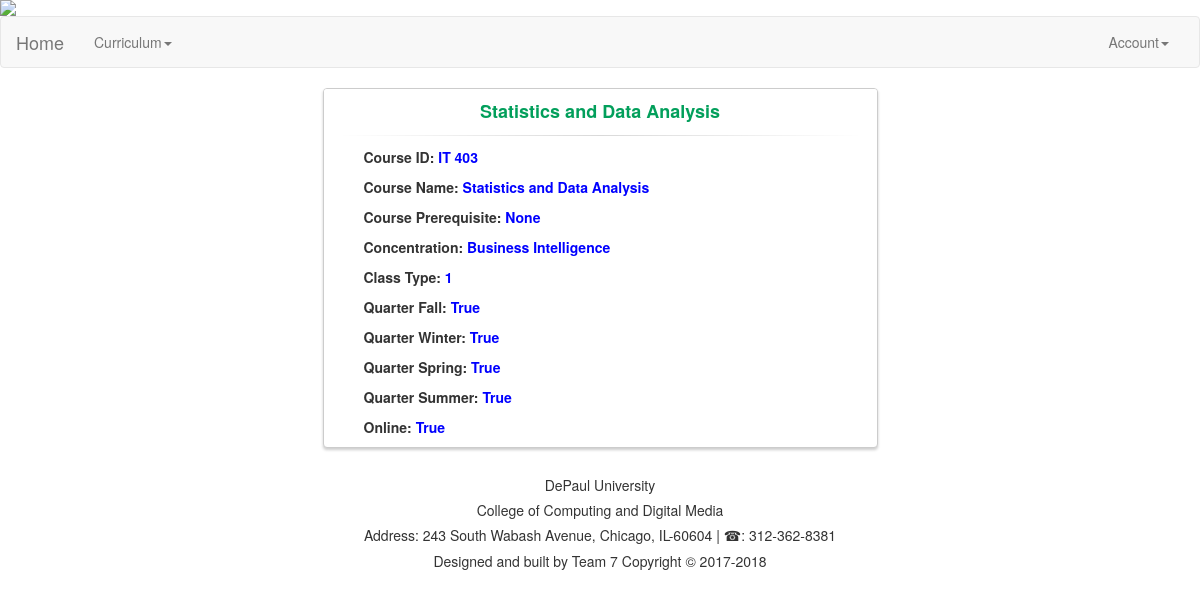
The app's page /isdetail/53/ with its own data.
### courses/is_models.py (models this page shows, shortened)
class IS_Course(models.Model):
    is_course_id = models.CharField(max_length=120)
    is_course_name = models.CharField(max_length=120)
    is_pre_req = models.CharField(max_length=120)
    is_cons = models.CharField(max_length=120)
    is_class_type = models.CharField(max_length=120)
    fall = models.BooleanField()
    winter = models.BooleanField()
    spring = models.BooleanField()
    summer = models.BooleanField()
    online = models.BooleanField()

### courses/views.py (the view, shortened to what this page needs)
# urls.py: url(r'^isdetail/(?P<id>\d+)/$', is_course_detail, name='ISdetail'),
def is_course_detail(request, id):
	instance = get_object_or_404(IS_Course, id=id)
	context = {
		"title" : instance.is_course_name,
		"instance": instance
	}
	return render(request, "is_detail.html", context)

### templates/is_detail.html (shortened to what this page needs)
<!DOCTYPE html>
<html lang="en">
  <head>
    <link rel="stylesheet" href="https://maxcdn.bootstrapcdn.com/bootstrap/3.3.7/css/bootstrap.min.css">
  </head>
      <img src='https://quikpayasp.com/depaul/quikpay/etc/image/upload/DePaul%20banner_1280.jpg' height=" "100%" width="100%"class='img-responsive'/>
    <nav class="navbar navbar-default">
      <div class="container-fluid">
        <div class="navbar-header">
          <a class="navbar-brand" href="/home">Home</a>
        </div>
        <div class="collapse navbar-collapse" id="bs-example-navbar-collapse-1">
          <ul class="nav navbar-nav">
            <li class="dropdown">
              <a href="#" class="dropdown-toggle" data-toggle="dropdown" role="button" aria-haspopup="true" aria-expanded="false">Curriculum<span class="caret"></span></a>
            </li>
          </ul>
          <ul class="nav navbar-nav navbar-right">
            <li class="dropdown">
              <a href="#" class="dropdown-toggle" data-toggle="dropdown" role="button" aria-haspopup="true" aria-expanded="false">Account<span class="caret"></span></a>
            </li>
          </ul>
        </div>
      </div>
    </nav>
    <div class="container">
      <div class="row">
      <div class="col-md-6 col-md-offset-3">
        <div class="panel panel-login">
          <div class="panel-heading">
            <div class="row">
              <div align="center">
                <a class="active" id="login-form-link">{{title}}</a>
              </div>
            </div>
            <hr>
          </div>
<ul>
	<p><b> Course ID:  <font color="blue">{{instance.is_course_id}}</p></font></b>
	<p><b> Course Name:  <font color="blue"> {{instance.is_course_name}}</p></font>
  <p><b> Course Prerequisite:  <font color="blue">
  {{instance.is_pre_req}}</p></font></font>
  <p><b> Concentration:  <font color="blue">
  {{instance.is_cons}}</p></font></font>
  <p><b>  Class Type:  <font color="blue">
  {{instance.is_class_type }}</p></font></font>
  <p><b> Quarter Fall:  <font color="blue">
  {{instance.fall}}</p></font>
  <p><b> Quarter Winter:  <font color="blue">
  {{instance.winter}}</p></font>
  <p><b> Quarter Spring:  <font color="blue">
  {{instance.spring}}</p></font>
  <p><b> Quarter Summer:  <font color="blue">
  {{instance.summer}}</p></font>
   <p><b> Online:  <font color="blue">
  {{instance.online}}</p></font>
</ul>
            </div>
          </div>
        </div>
      </div>
  <div id="footer">
    <center><h5>DePaul University</h5></center>
    <center><h5>College of Computing and Digital Media </h5></center>
    <h5><p><center> Address: 243 South Wabash Avenue, Chicago, IL-60604 | &#9742: 312-362-8381</center></p></h5>
    <h5><p><center>Designed and built by Team 7 Copyright &copy; 2017-2018</center></p></h5>
</div>
  </body>
</html>

### templates/is_detail.html (style rules this page uses)
.panel-login { border-color: #ccc; -webkit-box-shadow: 0px 2px 3px 0px rgba(0,0,0,0.2); -moz-box-shadow: 0px 2px 3px 0px rgba(0,0,0,0.2); box-shadow: 0px 2px 3px 0px rgba(0,0,0,0.2); }
.panel-login>.panel-heading { color: #00415d; background-color: #fff; border-color: #fff; text-align:center; }
.panel-login>.panel-heading a { text-decoration: none; color: #666; font-weight: bold; font-size: 15px; -webkit-transition: all 0.1s linear; -moz-transition: all 0.1s linear; transition: all 0.1s linear; }
.panel-login>.panel-heading a.active { color: #029f5b; font-size: 18px; }
.panel-login>.panel-heading hr { margin-top: 10px; margin-bottom: 0px; clear: both; border: 0; height: 1px; background-image: -webkit-linear-gradient(left,rgba(0, 0, 0, 0),rgba(0, 0, 0, 0.15),rgba(0, 0, 0, 0)); background-image: -moz-linear-gradient(left,rgba(0,0,0,0),rgba(0,0,0,0.15),rgba(0,0,0,0)); background-image: -ms-linear-gradient(left,rgba(0,0,0,0),rgba(0,0,0,0.15),rgba(0,0,0,0)); background-image: -o-linear-gradient(left,rgba(0,0,0,0),rgba(0,0,0,0.15),rgba(0,0,0,0)); }

### records on screen
IS_Course: is_course_name "Statistics and Data Analysis", is_course_id "IT 403", is_pre_req "None", is_cons "Business Intelligence", is_class_type "1", fall "True", winter "True", spring "True", summer "True", online "True"
